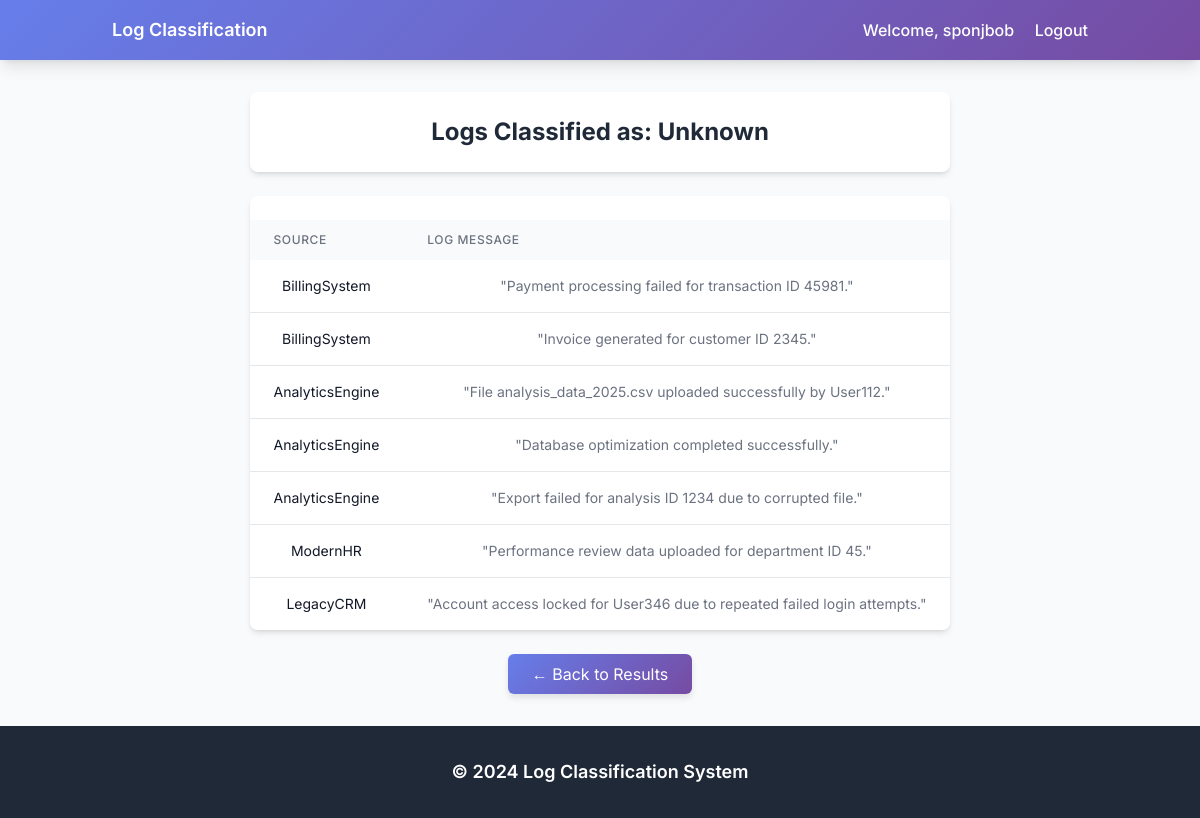
Screenshot of /filter/Unknown (signed in) with the database file from the repository.
### tables this page shows
CREATE TABLE uploads (
            id INTEGER PRIMARY KEY AUTOINCREMENT,
            username TEXT NOT NULL,
            file_name TEXT NOT NULL,
            upload_date TEXT NOT NULL,
            table_name TEXT NOT NULL,
            FOREIGN KEY (username) REFERENCES users (username)
        );

CREATE TABLE test3 (
                        id INTEGER PRIMARY KEY AUTOINCREMENT,
                        source TEXT,
                        log_message TEXT,
                        target_label TEXT
                    );

### app.py (the view, shortened to what this page needs)
@app.route('/filter/<label>')
def filter_logs(label):
    global temporary_results  # Use the global variable for non-logged-in users
    try:
        if 'user' in session:
            table_name = session.get('current_table_name')
            if table_name:
                conn = sqlite3.connect(DB_PATH)
                df = pd.read_sql_query(
                    f'SELECT source, log_message FROM {table_name} WHERE target_label = ?',
                    conn, params=(label,))
                conn.close()
            else:
                conn = sqlite3.connect(DB_PATH)
                cursor = conn.cursor()
                cursor.execute('''
                    SELECT table_name
                    FROM uploads
                    WHERE username = ?
                    ORDER BY upload_date DESC
                    LIMIT 1
                ''', (session['user'],))
                result = cursor.fetchone()
                conn.close()
                if not result:
                    flash('No classification results found')
                    return redirect(url_for('user_uploads'))
                table_name = result[0]
                conn = sqlite3.connect(DB_PATH)
                df = pd.read_sql_query(
                    f'SELECT source, log_message FROM {table_name} WHERE target_label = ?',
                    conn, params=(label,))
                conn.close()
        filtered_logs = df.to_dict('records')
        return render_template('filtered.html', logs=filtered_logs, label=label, user=session.get('user'))
    except Exception as e:
        print(f"Error filtering logs: {str(e)}")
        return str(e), 500

### templates/filtered.html
{% extends "base.html" %}
{% block content %}
<div class="space-y-6">
    <div class="bg-white p-6 rounded-lg shadow-md mb-6">
        <h1 class="text-2xl font-bold text-gray-800">Logs Classified as: {{ label }}</h1>
    </div>
    <div class="bg-white rounded-lg shadow-md overflow-hidden">
        <table class="min-w-full">
            <thead class="bg-gray-50">
                <tr>
                    <th class="px-6 py-3 text-left text-xs font-medium text-gray-500 uppercase tracking-wider">Source</th>
                    <th class="px-6 py-3 text-left text-xs font-medium text-gray-500 uppercase tracking-wider">Log Message</th>
                </tr>
            </thead>
            <tbody class="bg-white divide-y divide-gray-200">
                {% for log in logs %}
                <tr class="hover:bg-gray-50">
                    <td class="px-6 py-4 whitespace-nowrap text-sm text-gray-900">{{ log.source }}</td>
                    <td class="px-6 py-4 text-sm text-gray-500">{{ log.log_message }}</td>
                </tr>
                {% endfor %}
            </tbody>
        </table>
    </div>
    <div class="mt-4">
        <a href="{{ url_for('results') }}"
           class="inline-block px-6 py-2 gradient-bg text-white rounded-md hover:opacity-90 transition-opacity">
            ← Back to Results
        </a>
    </div>
</div>
{% endblock %}

### templates/base.html (shortened to what this page needs)
<!DOCTYPE html>
<html>
<head>
    <script src="https://cdn.tailwindcss.com"></script>
    <link rel="stylesheet" href="{{ url_for('static', filename='styles.css') }}">
</head>
<body class="bg-gray-50">
    <nav class="gradient-bg text-white shadow-lg">
        <div class="container mx-auto px-6 py-4">
            <div class="flex items-center justify-between">
                <a href="{{ url_for('index') }}" class="text-lg font-semibold">Log Classification</a>
                <div class="space-x-4">
                    {% if user %}
                        <a href="{{ url_for('account') }}" class="text-white hover:underline">Welcome, {{ user }}</a>
                        <a href="{{ url_for('logout') }}" class="text-white hover:underline">Logout</a>
                    {% else %}
                        <a href="{{ url_for('login') }}" class="text-white hover:underline">Login</a>
                        <a href="{{ url_for('about') }}" class="text-white hover:underline">About</a>
                    {% endif %}
                </div>
            </div>
        </div>
    </nav>
    <div class="content-wrapper container mx-auto px-6 py-8">
        {% block content %}{% endblock %}
    </div>
    <footer class="bg-gray-800 text-white py-8 mt-auto">
        <div class="container mx-auto text-center">
            <p class="text-lg font-semibold">&copy; 2024 Log Classification System</p>
        </div>
    </footer>
</body>
</html>

### static/styles.css (style rules this page uses)
body { font-family: 'Inter', sans-serif; display: flex; flex-direction: column; min-height: 100vh; background-color: #f9fafb; color: #4a5568; }
.gradient-bg { background: linear-gradient(135deg, #4f46e5 0%, #6d28d9 100%); box-shadow: 0 4px 6px rgba(0, 0, 0, 0.1); }
nav a { font-size: 1rem; font-weight: 500; transition: color 0.3s ease, transform 0.3s ease; }
.content-wrapper { flex: 1; display: flex; justify-content: center; align-items: center; text-align: center; padding: 2rem; }
table { width: 100%; border-collapse: collapse; margin-top: 1.5rem; }
thead { background-color: #f3f4f6; }
thead th { font-size: 0.875rem; font-weight: 600; text-transform: uppercase; color: #6b7280; padding: 0.75rem; text-align: left; }
tbody tr { transition: background-color 0.3s ease; }
tbody td { font-size: 0.875rem; color: #4a5568; padding: 0.75rem; }
footer { background-color: #1f2937; color: #d1d5db; padding: 2rem 0; text-align: center; font-size: 0.875rem; font-weight: 500; }
.card, form, table { animation: fadeIn 0.5s ease-in-out; }

### templates/base.html (style rules this page uses)
body { font-family: 'Inter', sans-serif; display: flex; flex-direction: column; min-height: 100vh; }
.gradient-bg { background: linear-gradient(135deg, #667eea 0%, #764ba2 100%); }
.content-wrapper { flex: 1; }

### rows the page displays
uploads: username "sponjbob"
test3: source "BillingSystem", log_message "\"Payment processing failed for transaction ID 45981.\""
test3: source "BillingSystem", log_message "\"Invoice generated for customer ID 2345.\""
test3: source "AnalyticsEngine", log_message "\"File analysis_data_2025.csv uploaded successfully by User112.\""
test3: source "AnalyticsEngine", log_message "\"Database optimization completed successfully.\""
test3: source "AnalyticsEngine", log_message "\"Export failed for analysis ID 1234 due to corrupted file.\""
test3: source "ModernHR", log_message "\"Performance review data uploaded for department ID 45.\""
test3: source "LegacyCRM", log_message "\"Account access locked for User346 due to repeated failed login attempts.\""

### other values shown
{{ label }} "Unknown"
